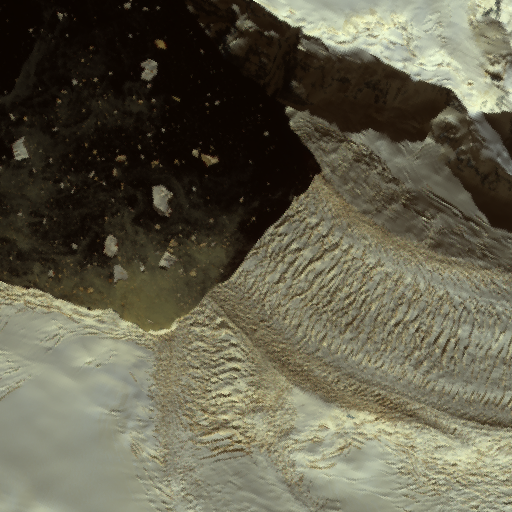
#> input picture Data/scenes/S2B_MSIL1C_20220128T131859_N0400_R095_T20DNP_20220128T150039-1.tif, 512 x 512 px; its folder holds 5 pictures in this run
$ jupyter execute --allow-errors Part1_TrainingDataPreparation.ipynb   (Python 2 division)   (text cells are left out)
#> lines starting #> are read from the running program, lines starting #| are printed output that depends on the picture; pictures that were not available may be replaced by others from this repository, and a replacement may not be noted
#> further down, img0 is the input picture: shape (512, 512, 3) uint16; mean R, G, B 7452.5, 7227, 6033.8
[cell 1]
import cv2
import os
import tifffile # for reading tiff files. There are other modules that can do this, but tifffile is most stable on Windows
import numpy as np # for array handling
import matplotlib.pyplot as plt # for QC
import glob # to gather up image filepath lists
import rasterio
from rasterio.plot import show
import scipy # same

[cell 2]
#Let's have a look at the available files
top_train_list = glob.glob('D:/EAGLE_Deep_Learning/Deep-Learning-Final-Project-SS-2023/Data/scenes/*.tif')
top_train_list = np.sort(top_train_list)
print(top_train_list)

[cell 3]
#Available validation scenes
top_test_list = glob.glob('D:/EAGLE_Deep_Learning/Deep-Learning-Final-Project-SS-2023/Data/val/*.tif')
top_test_list = np.sort(top_test_list)
print(top_test_list)

#> (a cell that did not finish here is left out)

[cell 5]
#creating empty arrays to store our data
imgResize = 512
channels = 3

# we create an array that has the shape : sample number, height, width, channel
top_train_total = np.zeros((len(top_train_list), imgResize, imgResize, channels))
top_test_total = np.zeros((len(top_test_list), imgResize, imgResize, channels))

[cell 6]
#creating empty arrays to store our data
imgResize = 512
channels = 3

# we create an array that has the shape : sample number, height, width, channel
top_train_total = np.zeros((len(top_train_list), imgResize, imgResize, channels))
top_test_total = np.zeros((len(top_test_list), imgResize, imgResize, channels))

#> (a cell that did not finish here is left out)

[cell 8]
import cv2
import numpy as np
import tifffile

imgResize = 256
channels = 3
image_dir = 'D:/EAGLE_Deep_Learning/Deep-Learning-Final-Project-SS-2023/Data/val'
top_test_list = [os.path.join(image_dir, filename) for filename in os.listdir(image_dir) if filename.endswith(('.tif', '.tiff', '.png', '.jpg', '.jpeg'))]

top_test_total = np.empty((len(top_test_list), imgResize, imgResize, channels))

for i in range(len(top_test_list)):
    img0 = tifffile.imread(top_test_list[i])  # read the image
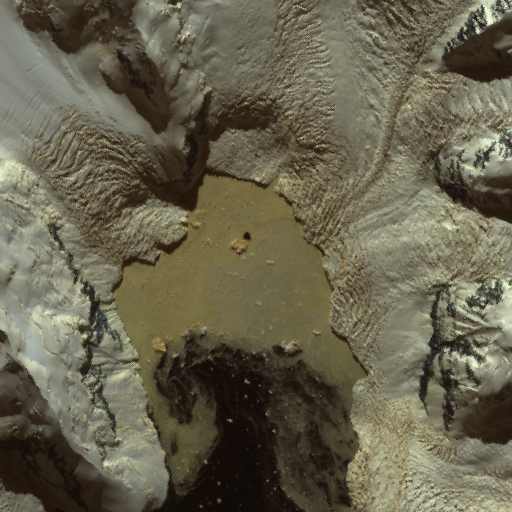
#> input picture Data/scenes/S2B_MSIL1C_20220128T131859_N0400_R095_T20DNP_20220128T150039-2.tif, 512 x 512 px, given as the content of the folder E_Deep_Learning/Deep-Learning-Final-Project-SS-2023/Data/val, which was not available
#> img0 is the input picture: shape (512, 512, 3) uint16; mean R, G, B 7129.1, 6850.7, 5597.3
    img_reshaped = cv2.resize(img0, (imgResize, imgResize))  # resize it
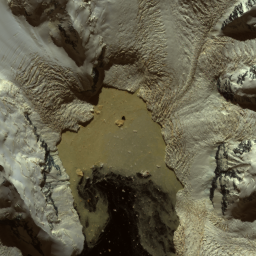
#> img_reshaped: shape (256, 256, 3) uint16; mean R, G, B 7129.1, 6850.7, 5597.3; drawn with min black and max white

    # normalize
    img_norm = np.clip((img_reshaped - img_reshaped.mean()) / (0.5 * img_reshaped.std()), 0, 1)
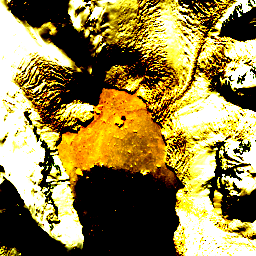
#> img_norm: shape (256, 256, 3) float64; mean R, G, B 0.577, 0.511, 0.28
    top_test_total[i] = img_norm  # add it to the array

#> (a cell that did not finish here is left out)

[cell 10]
imgResize = 128  # Set your desired image size
channels = 3     # Set the number of channels (e.g., 3 for RGB)

top_test_list = [...]  # Your list of image paths
top_test_total = np.empty((len(top_test_list), imgResize, imgResize, channels))

#> (the rest of this cell did not finish here and is left out)

[cell 11]
# Finally save our data for Part 2
np.save('data_train.npy', top_train_total)
np.save('data_test.npy', top_test_total)

[cell 12]
label_train_list = glob.glob('./masks/*.tif')
label_train_list = np.sort(label_train_list)
print(label_train_list)

[cell 13]
label_test_list = glob.glob('./val/masks/*.tif')
label_test_list = np.sort(label_test_list)
print(label_test_list)

#> (a cell that did not finish here is left out)

[cell 15]
label_train_total = np.zeros((len(label_train_list), imgResize, imgResize, 1))
for i in range(len(label_train_list)):
    img = tifffile.imread(label_train_list[i])
    #again in our case resizing is not necessary but reshaping
    img_reshaped = resize(img, (imgResize, imgResize, 1))
    label_train_total[i] = img_reshaped

[cell 16]
label_test_total = np.zeros((len(label_test_list), imgResize, imgResize, 1))
for i in range(len(label_test_list)):
    img = tifffile.imread(label_test_list[i])
    img_reshaped = resize(img, (imgResize, imgResize, 1))
    label_test_total[i] = img_reshaped

[cell 17]
onehot_label_train_total = np.zeros((len(label_train_list),imgResize,imgResize,2), dtype=float)
for k in range(len(label_train_list)):
    for i in range(imgResize):
        for j in range(imgResize):
            # ocean
            if label_train_total[k,i,j,0]==0.:
                onehot_label_train_total[k,i,j,0]=1
            # ice sheet
            elif label_train_total[k,i,j,0]>0:
                onehot_label_train_total[k,i,j,1]=1

[cell 18]
onehot_label_test_total = np.zeros((len(label_test_list),imgResize,imgResize,2), dtype=float)
for k in range(len(label_test_list)):
    for i in range(imgResize):
        for j in range(imgResize):
            # ocean
            if label_test_total[k,i,j,0]==0.:
                onehot_label_test_total[k,i,j,0]=1
            # ice sheet
            elif label_test_total[k,i,j,0]> 0:
                onehot_label_test_total[k,i,j,1]=1
